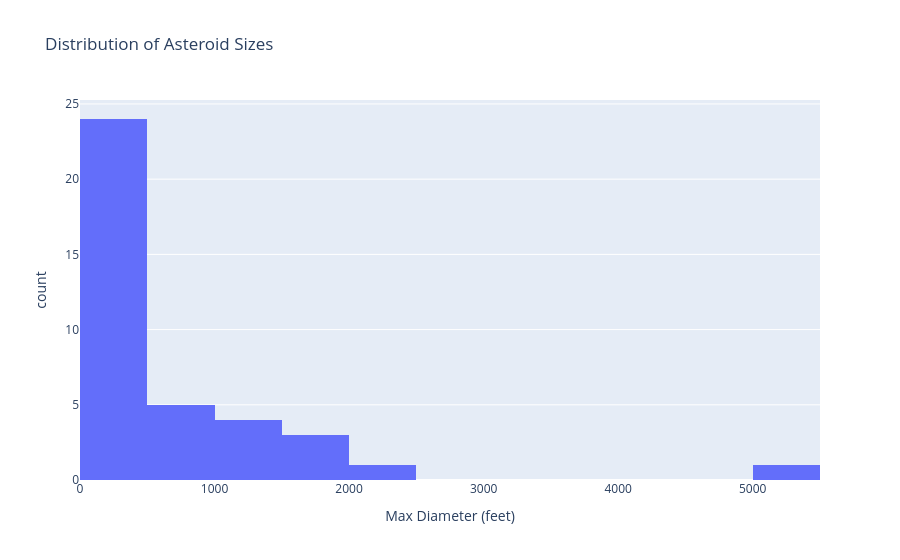

Write notebook code for a chart like this one.
### Code cell
fig_asteroid_sizes = px.histogram(
    asteroid_data,
    x= 'Max Diameter (feet)',
    title= 'Distribution of Asteroid Sizes'
)
fig_asteroid_sizes.show()

### Figure 1 — Plotly figure (JSON) as saved in the notebook; plotly's stock layout.template omitted (floating-point values rounded to 4 significant figures)
{"data": [{"alignmentgroup": "True", "bingroup": "x", "hovertemplate": "Max Diameter (feet)=%{x}<br>count=%{y}<extra></extra>", "legendgroup": "", "marker": {"color": "#636efa", "pattern": {"shape": ""}}, "name": "", "offsetgroup": "", "orientation": "v", "showlegend": false, "type": "histogram", "x": [281.9, 1072.0, 708.0, 616.6, 269.2, 76.21, 455.0, 483.1, 204.2, 738.0, 25.71, 93.33, 195, 46.78, 177.8, 162.2, 389.1, 77.63, 1180.0, 191.4, 245.5, 40.74, 1862.0, 1923.0, 5200.0, 2421.0, 102.8, 162.2, 169.8, 269.2, 307.6, 257.1, 537.1, 440.6, 1683.0, 1355.0, 1439.0, 532.1], "xaxis": "x", "yaxis": "y"}], "layout": {"autosize": true, "barmode": "relative", "legend": {"tracegroupgap": 0}, "title": {"text": "Distribution of Asteroid Sizes"}, "xaxis": {"anchor": "y", "autorange": true, "domain": [0, 1], "range": [0, 5500], "title": {"text": "Max Diameter (feet)"}, "type": "linear"}, "yaxis": {"anchor": "x", "autorange": true, "domain": [0, 1], "range": [0, 25.26], "title": {"text": "count"}}}}
